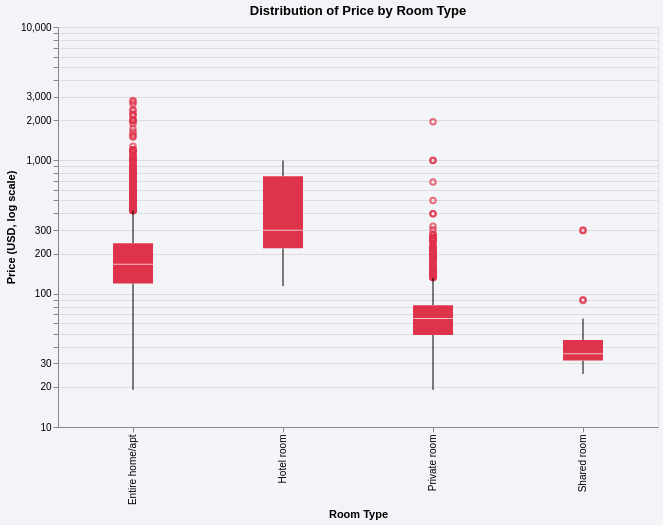

Specify this chart in Vega-Lite:
### Vega-Lite specification from a JSON file in a GitHub repository (floating-point values rounded to 4 significant figures; data arrays with more than 128 entries replaced by an {"elided": "..."} marker saying what was removed)
{"config": {"view": {"continuousWidth": 300, "continuousHeight": 300}, "background": "#f2f4f8"}, "data": {"name": "data-2eabcdfda0d3702c224875fc8943f678"}, "mark": {"type": "boxplot", "size": 40}, "encoding": {"color": {"value": "#df334b"}, "x": {"field": "room_type", "title": "Room Type", "type": "nominal"}, "y": {"field": "price", "scale": {"type": "log"}, "title": "Price (USD, log scale)", "type": "quantitative"}}, "height": 400, "title": "Distribution of Price by Room Type", "width": 600, "$schema": "https://vega.github.io/schema/vega-lite/v5.20.1.json", "datasets": {"data-2eabcdfda0d3702c224875fc8943f678": {"elided": "4599 records"}}}
